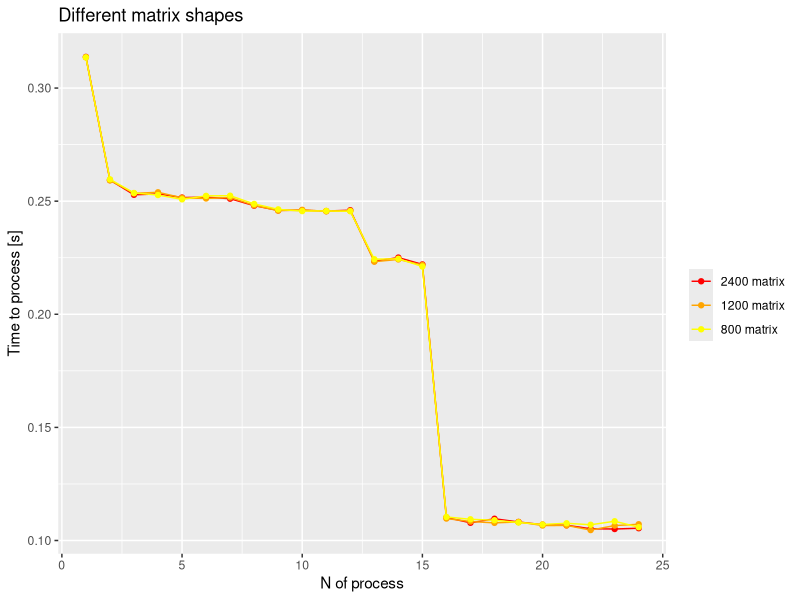
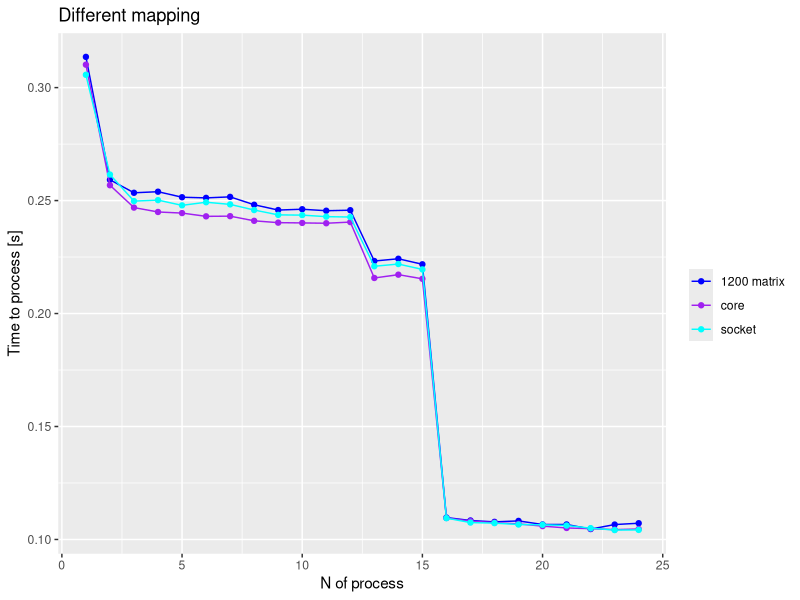

The R source for these figures, in order:
## ---- chunk 1
library(tidyverse)
library(ggplot2)

mean_data <- function(matrix){
    n = 24
    rep = 10
    mean_dataframe <- data.frame(matrix(nrow=0, ncol = 2))
    colnames(mean_dataframe) <- c("n_process", "time")
    seq_row = seq(0, n*rep, by=rep)
    for (i in 1:n){
        mean = 0
        for (j in 0:(rep-1)){
            row = seq_row[i]+j+1
            mean = mean + matrix[row, 2]
        }
        mean = mean / rep
        mean_dataframe <- mean_dataframe %>%
            add_row(n_process = matrix[(row-1),1], time = mean)
    }
    
    return(mean_dataframe)
}


## ---- chunk 2
data_matrix <- data.frame(read.csv("data_matrix.csv",col.names = c("n_process", "time"), header = F))

dif_shape <- 10*24
seq_shape <- seq(1, dif_shape*4, by=dif_shape)

data_2400 <- mean_data(data_matrix[seq_shape[1]:(seq_shape[2]-1),])
data_1200 <- mean_data(data_matrix[seq_shape[2]:(seq_shape[3]-1),])
data_800 <- mean_data(data_matrix[seq_shape[3]:(seq_shape[4]-1),])



data_matrix_core <- data.frame(read.csv("data_matrix_core.csv",col.names = c("n_process", "time"), header = F))
data_matrix_socket <- data.frame(read.csv("data_matrix_socket.csv",col.names = c("n_process", "time"), header = F))

data_core <- mean_data(data_matrix_core[1:(dif_shape),])
data_socket <- mean_data(data_matrix_socket[1:(dif_shape),])

## ---- chunk 3

ggplot(data=data_2400, mapping = aes(x = n_process, y=time)) +
    
    ggtitle("Different matrix shapes") +
    xlab("N of process") +
    ylab("Time to process [s]") +
    
    geom_point(aes(color = "2400 matrix")) +
    geom_line(data = data_2400, aes(color = "2400 matrix")) +
    geom_point(data=data_1200, aes(color = "1200 matrix")) +
    geom_line(data=data_1200, aes(color = "1200 matrix")) +
    geom_point(data=data_800, aes(color = "800 matrix")) +
    geom_line(data=data_800, aes(color = "800 matrix")) +
    
    scale_colour_manual("", 
                      breaks = c("2400 matrix", "1200 matrix", "800 matrix"),
                      values = c("2400 matrix" = "red","1200 matrix" = "orange", "800 matrix" = "yellow")
                      ) 

## ---- chunk 4

ggplot(data=data_1200, mapping = aes(x = n_process, y=time)) +
    
    ggtitle("Different mapping") +
    xlab("N of process") +
    ylab("Time to process [s]") +
    
    geom_point(aes(color = "1200 matrix")) +
    geom_line(aes(color = "1200 matrix")) +
    geom_point(data=data_core, aes(color = "core")) +
    geom_line(data=data_core, aes(color = "core")) +
    geom_point(data=data_socket, aes(color = "socket")) +
    geom_line(data=data_socket, aes(color = "socket")) +
    
    scale_colour_manual("", 
                      breaks = c("1200 matrix", "core", "socket"),
                      values = c("1200 matrix" = "blue","core" = "purple", "socket" = "cyan")
                      ) 

## ---- chunk 5

## ---- chunk 6

